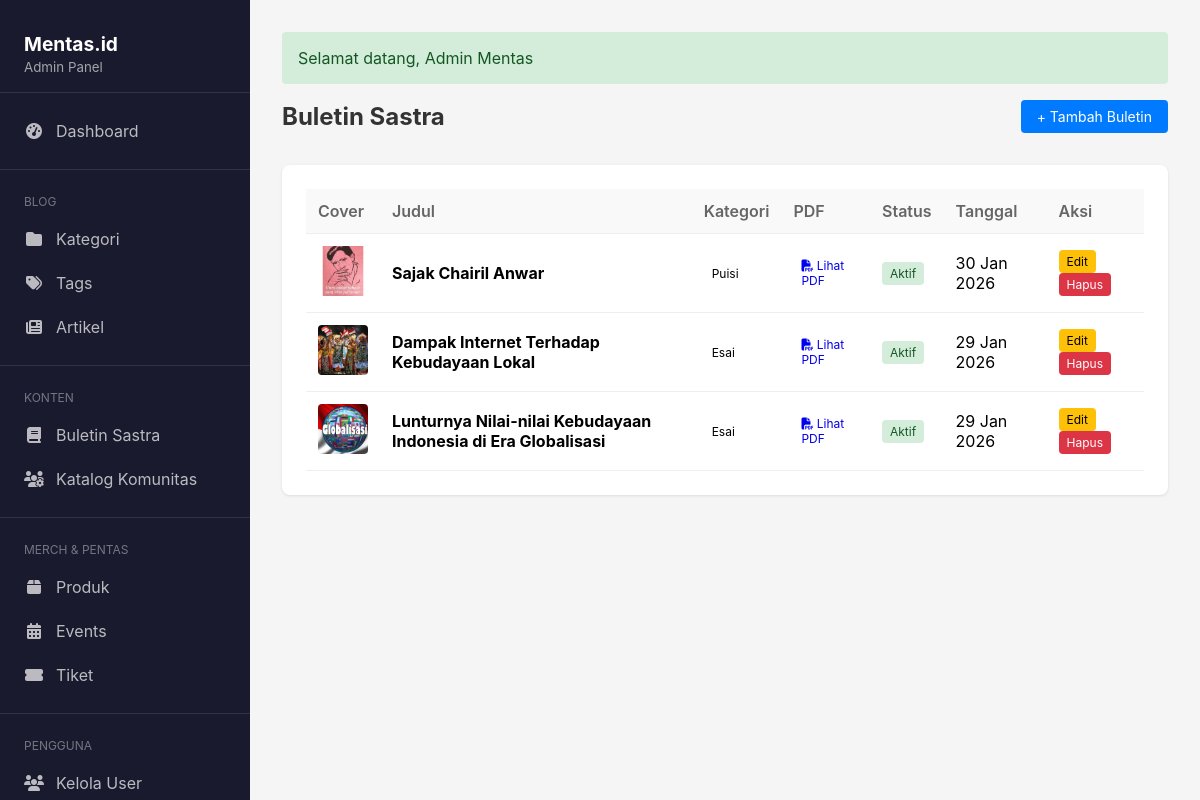
The page /admin/zines (signed in) on the database its author committed.
### tables this page shows
CREATE TABLE `zines` (
  `id` int NOT NULL,
  `title` varchar(255) NOT NULL,
  `slug` varchar(255) NOT NULL,
  `content` longtext,
  `cover_image` varchar(255) DEFAULT NULL,
  `category` enum('esai','prosa','puisi','cerpen','rupa','zine') NOT NULL DEFAULT 'esai',
  `pdf_file` varchar(255) DEFAULT NULL,
  `excerpt` text,
  `is_active` tinyint(1) DEFAULT '1',
  `created_at` timestamp NULL DEFAULT CURRENT_TIMESTAMP,
  `updated_at` timestamp NULL DEFAULT CURRENT_TIMESTAMP ON UPDATE CURRENT_TIMESTAMP
);

### app/controllers/AdminController.php (called while the page is built, shortened)
<?php
class AdminController extends Controller
{
    public function zines()
    {
        $zineModel = new Zine();
        $zines = $zineModel->all(false);
        $categories = Zine::getCategories();
        return $this->view('admin/zines/index', [
            'zines' => $zines,
            'categories' => $categories
        ]);
    }
}

### public/index.php (called while the page is built, shortened)
<?php
require_once '../app/config/database.php';
require_once '../app/core/Database.php';
require_once '../app/models/Zine.php';
$router = new Router();
$router->dispatch();

### app/core/Database.php (called while the page is built, shortened)
<?php
class Database
{
    private static $instance = null;
    private $pdo;
    private function __construct()
    {
        try {
            $dsn = "mysql:host=" . DB_HOST . ";dbname=" . DB_NAME . ";charset=" . DB_CHARSET;
            $options = [
                PDO::ATTR_ERRMODE => PDO::ERRMODE_EXCEPTION,
                PDO::ATTR_DEFAULT_FETCH_MODE => PDO::FETCH_ASSOC,
                PDO::ATTR_EMULATE_PREPARES => false,
            ];
            $this->pdo = new PDO($dsn, DB_USER, DB_PASS, $options);
        } catch (PDOException $e) {
            die("Database connection failed: " . $e->getMessage());
        }
    }
    public static function getInstance()
    {
        if (self::$instance === null) {
            self::$instance = new self();
        }
        return self::$instance;
    }
    public function query($sql, $params = [])
    {
        $stmt = $this->pdo->prepare($sql);
        $stmt->execute($params);
        return $stmt->fetchAll();
    }
}

### app/models/Zine.php (called while the page is built, shortened)
<?php
class Zine
{
    private $db;
    public function __construct()
    {
        $this->db = Database::getInstance();
    }
    public static function getCategoryLabel($category)
    {
        return self::CATEGORIES[$category] ?? ucfirst($category);
    }
    public function all($activeOnly = true)
    {
        return $this->db->query(
            "SELECT * FROM zines ORDER BY created_at DESC"
        );
    }
}

### app/views/admin/zines/index.php (the view)
<?php require_once __DIR__ . '/../layout/header.php'; ?>
<div class="page-header">
    <h1>Buletin Sastra</h1>
    <a href="<?= BASE_URL ?>/admin/zineCreate" class="btn btn-primary">+ Tambah Buletin</a>
</div>
<div class="card">
    <table class="table">
        <thead>
            <tr>
                <th>Cover</th>
                <th>Judul</th>
                <th>Kategori</th>
                <th>PDF</th>
                <th>Status</th>
                <th>Tanggal</th>
                <th>Aksi</th>
            </tr>
        </thead>
        <tbody>
            <?php if (empty($zines)): ?>
                <tr><td colspan="7" style="text-align: center; padding: 2rem;">Belum ada buletin</td></tr>
            <?php else: ?>
                <?php foreach ($zines as $zine): ?>
                    <tr>
                        <td>
                            <?php if ($zine['cover_image']): ?>
                                <img src="<?= BASE_URL ?>/<?= $zine['cover_image'] ?>" alt="" style="width: 50px; height: 50px; object-fit: cover; border-radius: 4px;">
                            <?php else: ?>
                                <div style="width: 50px; height: 50px; background: #eee; border-radius: 4px;"></div>
                            <?php endif; ?>
                        </td>
                        <td><strong><?= htmlspecialchars($zine['title']) ?></strong></td>
                        <td>
                            <span class="badge badge-info"><?= Zine::getCategoryLabel($zine['category'] ?? 'esai') ?></span>
                        </td>
                        <td>
                            <?php if (!empty($zine['pdf_file'])): ?>
                                <a href="<?= BASE_URL ?>/<?= $zine['pdf_file'] ?>" target="_blank" class="btn btn-sm btn-outline-primary">
                                    <i class="fa-solid fa-file-pdf"></i> Lihat PDF
                                </a>
                            <?php else: ?>
                                <span class="text-muted">-</span>
                            <?php endif; ?>
                        </td>
                        <td>
                            <?php if ($zine['is_active']): ?>
                                <span class="badge badge-success">Aktif</span>
                            <?php else: ?>
                                <span class="badge badge-secondary">Nonaktif</span>
                            <?php endif; ?>
                        </td>
                        <td><?= date('d M Y', strtotime($zine['created_at'])) ?></td>
                        <td>
                            <a href="<?= BASE_URL ?>/admin/zineEdit/<?= $zine['id'] ?>" class="btn btn-sm btn-warning">Edit</a>
                            <a href="<?= BASE_URL ?>/admin/zineDelete/<?= $zine['id'] ?>" class="btn btn-sm btn-danger" onclick="return confirm('Yakin hapus?')">Hapus</a>
                        </td>
                    </tr>
                <?php endforeach; ?>
            <?php endif; ?>
        </tbody>
    </table>
</div>
<?php require_once __DIR__ . '/../layout/footer.php'; ?>

### app/views/admin/layout/header.php (style rules this page uses)
* { margin: 0; padding: 0; box-sizing: border-box; }
body { font-family: -apple-system, BlinkMacSystemFont, 'Segoe UI', Roboto, sans-serif; background: #f5f5f5; }
.page-header { display: flex; justify-content: space-between; align-items: center; margin-bottom: 2rem; }
.page-header h1 { font-size: 1.5rem; color: #333; }
.card { background: #fff; border-radius: 8px; box-shadow: 0 1px 3px rgba(0,0,0,0.1); padding: 1.5rem; margin-bottom: 1.5rem; }
.table { width: 100%; border-collapse: collapse; }
.table th, .table td { padding: 0.75rem; text-align: left; border-bottom: 1px solid #eee; }
.table th { color: #666; font-weight: 600; background: #f9f9f9; }
.btn { display: inline-block; padding: 0.5rem 1rem; border: none; border-radius: 4px; cursor: pointer; text-decoration: none; font-size: 0.875rem; }
.btn-sm { padding: 0.25rem 0.5rem; font-size: 0.75rem; }
.btn-primary { background: #007bff; color: #fff; }
.btn-danger { background: #dc3545; color: #fff; }
.btn-warning { background: #ffc107; color: #000; }
.badge { display: inline-block; padding: 0.25rem 0.5rem; border-radius: 4px; font-size: 0.75rem; }
.badge-success { background: #d4edda; color: #155724; }

### rows shown on the page
zines: cover_image (picture), title "Sajak Chairil Anwar", category "Puisi", is_active "Aktif", created_at "30 Jan 2026"
zines: cover_image (picture), title "Dampak Internet Terhadap Kebudayaan Lokal", category "Esai", is_active "Aktif", created_at "29 Jan 2026"
zines: cover_image (picture), title "Lunturnya Nilai-nilai Kebudayaan Indonesia di Era Globalisasi", category "Esai", is_active "Aktif", created_at "29 Jan 2026"

### other values the page prints
$flash['message'] "Selamat datang, Admin Mentas"
